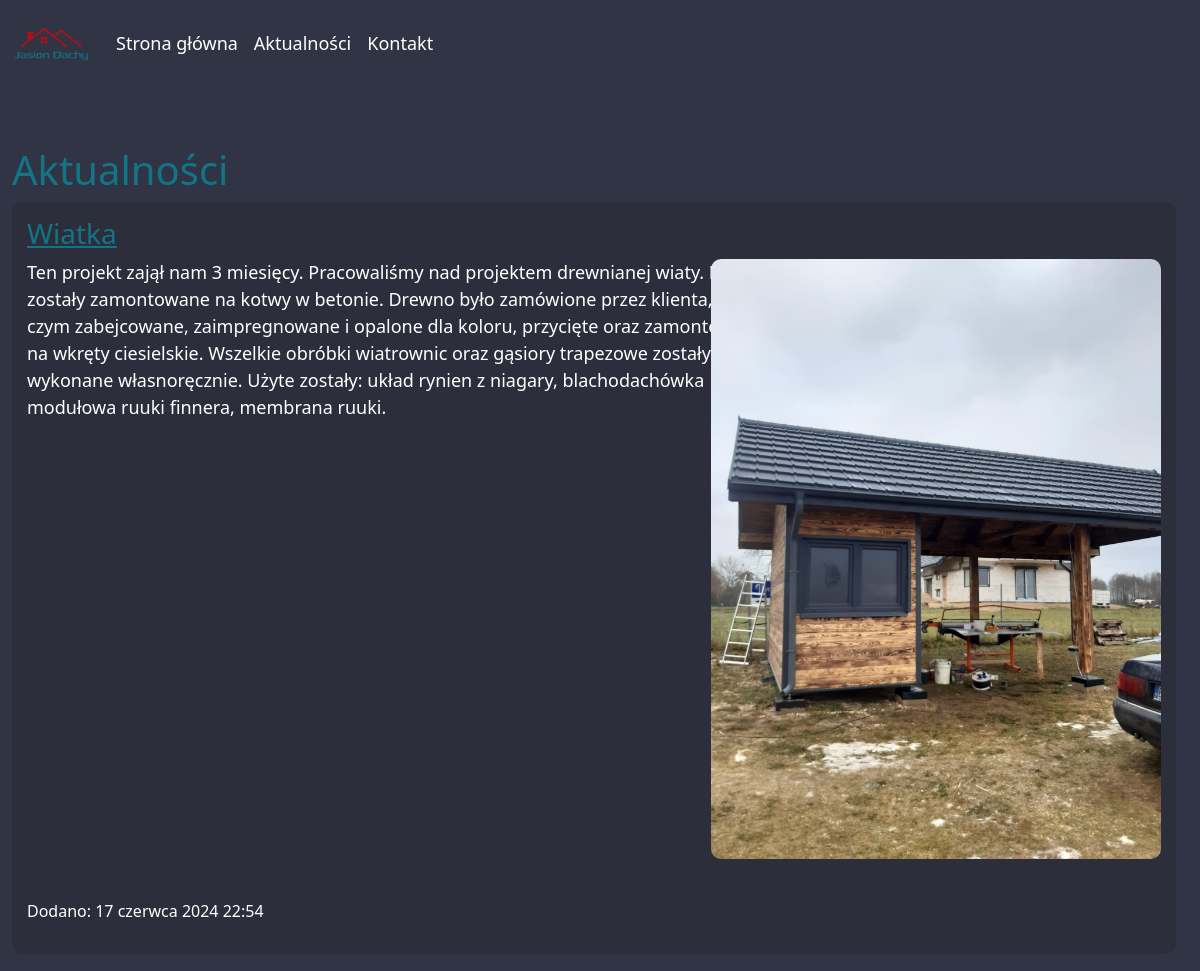
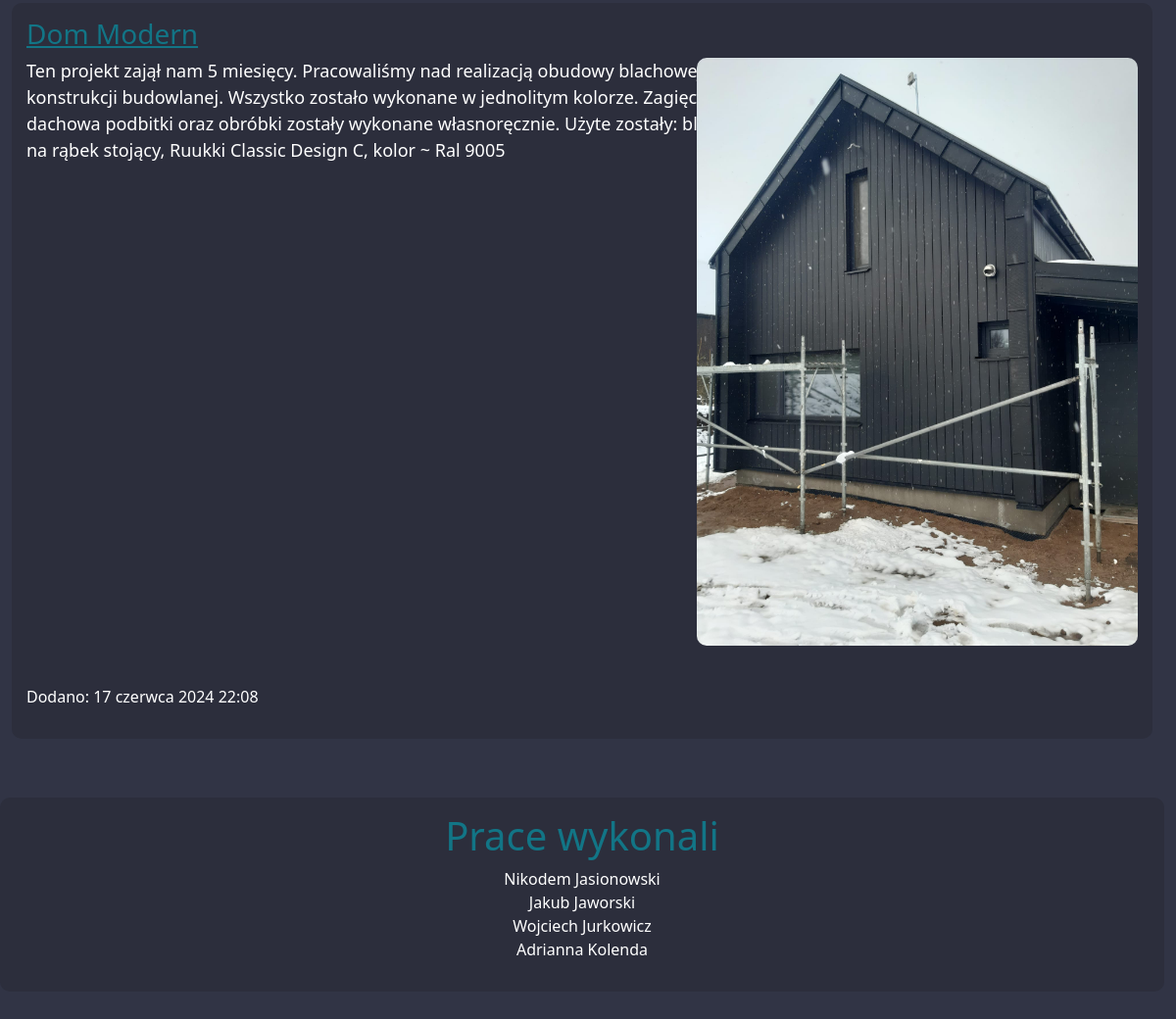
Screenshot of /blog/ with the database file from the repository (2 pictures, top to bottom).
### mainapp/models.py (models this page shows, shortened)
class Realization(models.Model):
    title = models.CharField(max_length=100, verbose_name="Tytuł")  # Title of the realization
    content = models.CharField(max_length=1000, verbose_name="Opis")  # Description of the realization
    date = models.DateTimeField(default=timezone.now,
                                verbose_name="Data dodania")  # Date and time when the realization was added
    image = models.ImageField(upload_to='realizations_images/', null=True, blank=True, verbose_name="Zdjęcie główne") # Image of the realization
    class Meta:
        verbose_name_plural = "Realizacje"  # Plural name for the Realization model
        ordering = ['-date']  # Default ordering by date

### mainapp/views.py (the view)
# urls.py: 2. Add a URL to urlpatterns:  path('blog/', include('blog.urls'))
def blog(request):
    try:
        entries = Realization.objects.all()
        paginator = Paginator(entries, 10)  # Paginate with 10 entries per page
        page_number = request.GET.get('page')
        page_obj = paginator.get_page(page_number)
        context = {'page_obj': page_obj}
        logger.debug("Pobrano część wpisów")
        return render(request, 'mainapp/blog.html', context=context)
    except Realization.DoesNotExist:
        logger.error("Żadne wpisy nie istnieją")
        raise Http404("Żaden wpis nie istnieje")
    except Exception as e:
        logger.error(f"Błąd podczas pobierania wpisów: {e}")
        return render(request, 'mainapp/error.html', {'error': str(e)})

### mainapp/templates/mainapp/blog.html (shortened to what this page needs)
{% extends 'mainapp/base.html' %}
{% block content %}
<div class="col-12">
    <h1>Aktualności</h1>
        {% for entry in page_obj %}
                <article class="">
                    <a href="/blog/{{ entry.id }}"><h3>{{ entry.title }}</h3></a>
                    <div class = "row">
                        <div class = "col-8 order-first" style="font-size: large">{{ entry.content|linebreaks }}</div>
                        {% if entry.image %}
                            <div class="col-4 order-last d-flex flex-row-reverse">
                                <img class="blog_img" src="{{ entry.image.url }}" alt="{{ entry.title }}">
                            </div>
                        {% endif %}
                    </div>
                    <p>Dodano: {{ entry.date }}</p>
                </article>
        {% empty %}
            Nic tu jeszcze nie ma
        {% endfor %}
</div>
{% endblock content %}

### mainapp/templates/mainapp/base.html (style rules this page uses)
div { #border: 1px red solid; margin-bottom: 20px; }
a { #border: 3px green solid; #border-radius: 5px; #padding: 5px; #font-size: 15pt; color: #127586; }
.text-blue,p { color: white; }
body { background-color: #313445; color: #127586; max-width: 99%; }
article { background-color: #2c2e3c; border-radius: 10px; padding: 15px; margin-bottom: 20px; }
.blog_img { max-width: 450px; height: auto; border-radius: 10px; }

### rows the page displays
Realization: title "Wiatka", content "Ten projekt zajął nam 3 miesięcy. Pracowaliśmy nad projektem drewnianej wiaty. Belki zostały zamontowane na kotwy w betonie. Drewno było zamówione przez klienta, po czym zabejcowane, zaimpregnowane i opalone dla koloru, przycięte oraz zamontowane na wkręty ciesielskie. Wszelkie obróbki wiatrownic oraz gąsiory trapezowe zostały także wykonane własnoręcznie. Użyte zostały: układ rynien z niagary, blachodachówka modułowa ruuki finnera, membrana ruuki.", image (picture), date "17 czerwca 2024 22:54"
Realization: title "Dom Modern", content "Ten projekt zajął nam 5 miesięcy. Pracowaliśmy nad realizacją obudowy blachowej konstrukcji budowlanej. Wszystko zostało wykonane w jednolitym kolorze. Zagięcia dachowa podbitki oraz obróbki zostały wykonane własnoręcznie. Użyte zostały: blacha na rąbek stojący, Ruukki Classic Design C, kolor ~ Ral 9005", image (picture), date "17 czerwca 2024 22:08"
